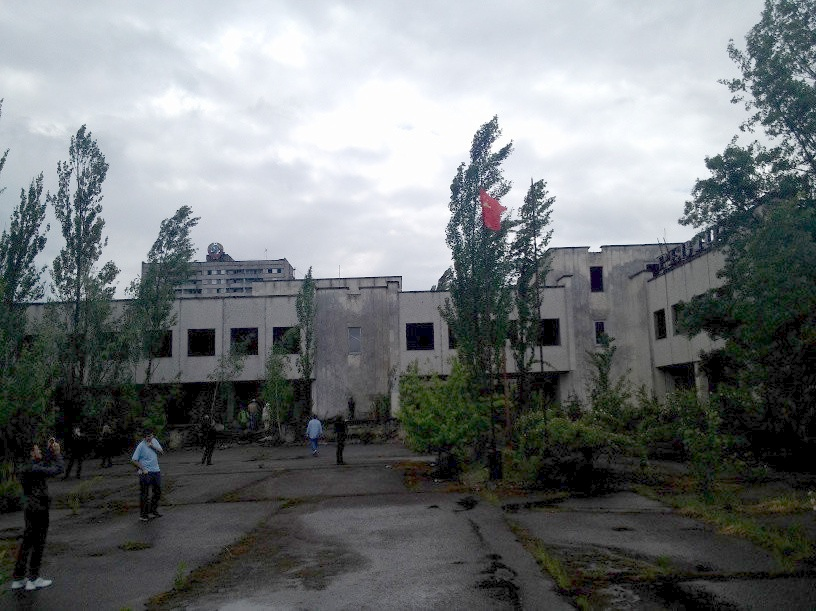
#> input picture Gamma_Corrected.jpg, 816 x 611 px, given in place of the camera
$ jupyter execute 'Project #1 - Live Sketch Cam.ipynb'
#> lines starting #> are read from the running program, lines starting #| are printed output that depends on the picture
[cell 1]
import cv2
import numpy as np

[cell 2]
kernel = np.array([[-1, -2, -1],
                  [0, 0, 0],
                  [1, 2, 1]])

[cell 3]
cap = cv2.VideoCapture(0)

while True:
    _, frame = cap.read()
#> frame is the input picture: shape (611, 816, 3); mean B, G, R 120.2, 118.7, 114.2
    frame = cv2.cvtColor(frame, cv2.COLOR_BGR2GRAY)
#> frame: shape (611, 816)
    #frame = cv2.medianBlur(frame, 5)
    #frame = cv2.bilateralFilter(frame, 6, 15, 45)
    frame = cv2.GaussianBlur(frame, (5,5), 0)
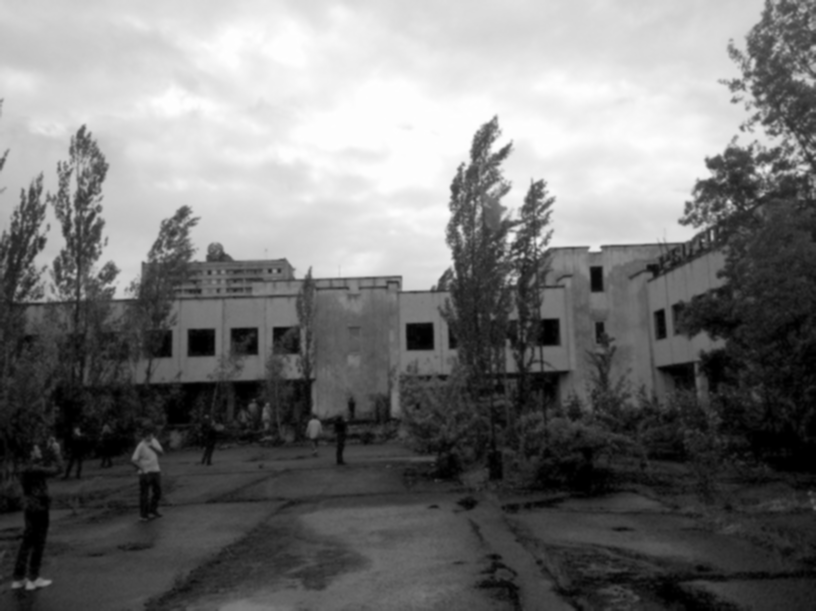
#> frame: shape (611, 816); min 0, max 254, mean 117.5
    frame = cv2.Canny(frame, 60, 70)
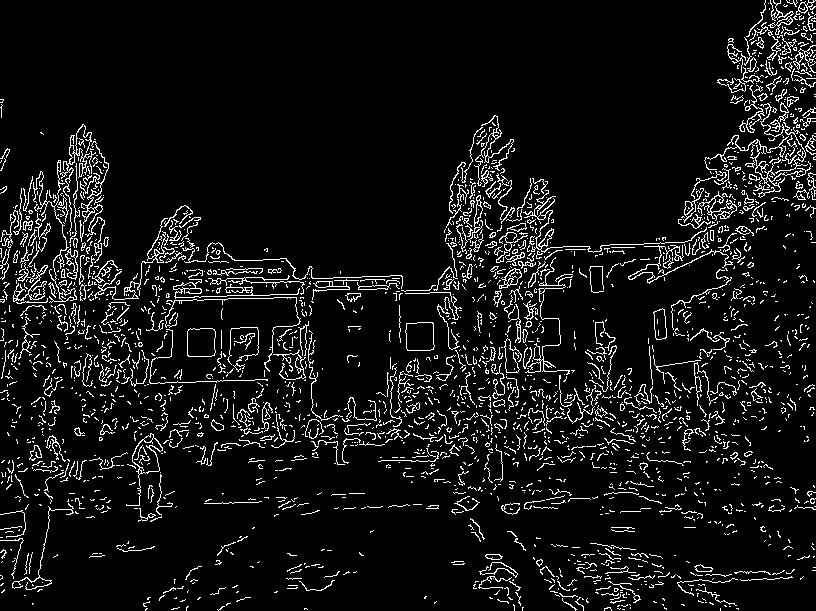
#> frame: shape (611, 816); 7.5% white in thin lines or dots
    cv2.imshow('Live Sketch', frame)
    if cv2.waitKey(1) == 13:
#> (key Esc is pressed here)
        break

cap.release()
cv2.destroyAllWindows()

$ run again, on Tobago_CLAHE_applied.jpg
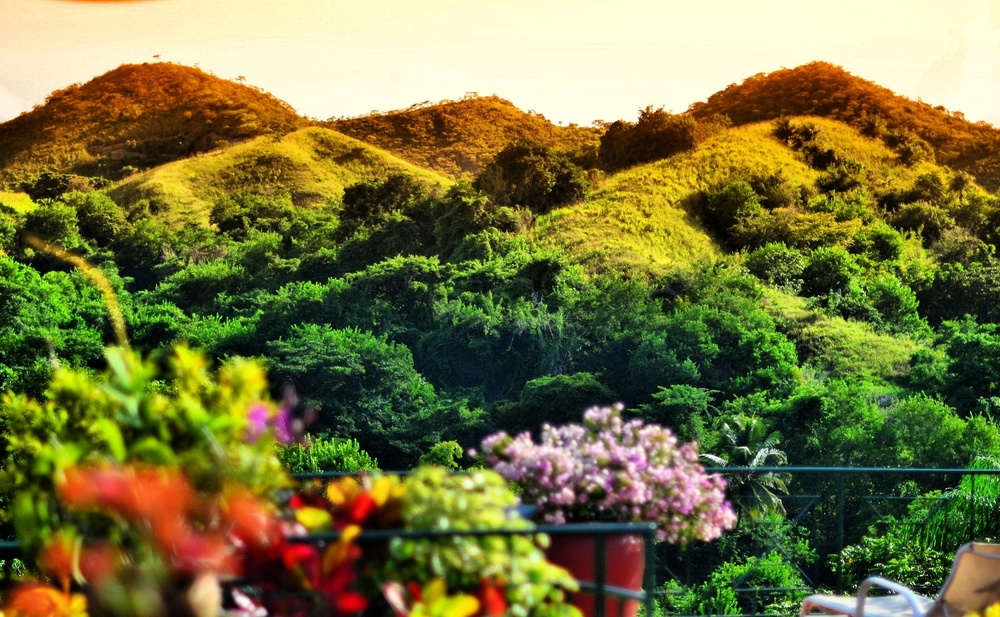
#> input picture Tobago_CLAHE_applied.jpg, 1000 x 617 px, shrunk from 1936 x 1194 before the run, given in place of the camera
#> frame is the input picture: shape (617, 1000, 3); mean B, G, R 61.8, 115.7, 118.4
#> `frame = cv2.cvtColor(frame, cv2.COLOR_BGR2GRAY)`:
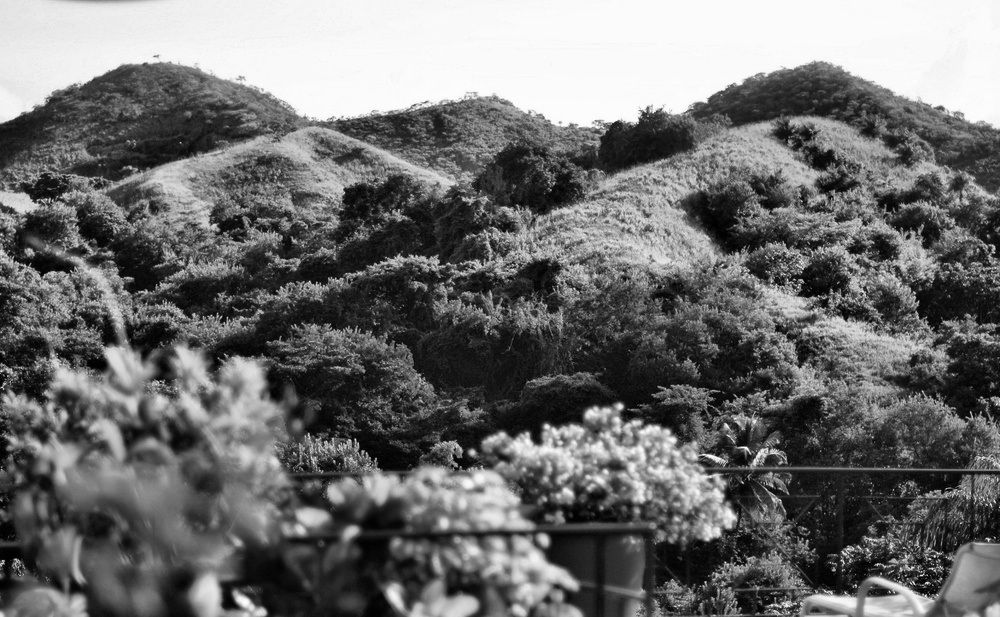
#> frame: shape (617, 1000); min 0, max 253, mean 110.4
#> `frame = cv2.Canny(frame, 60, 70)`:
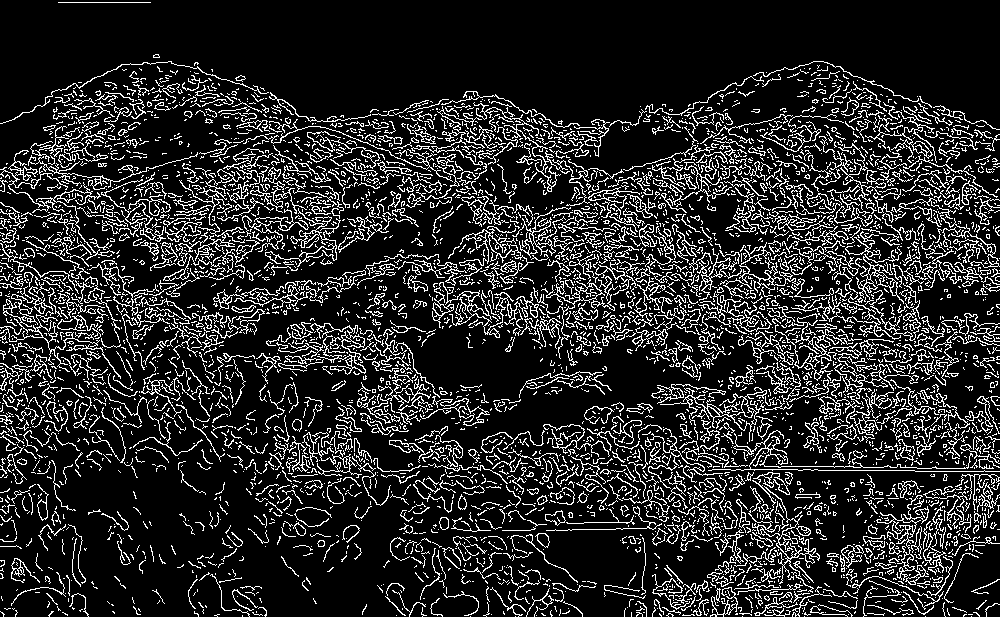
#> frame: shape (617, 1000); 15.9% white in thin lines or dots
